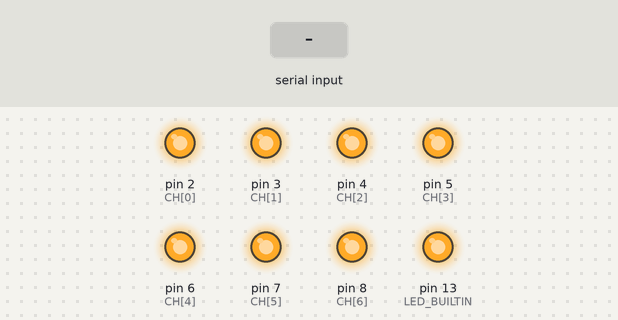
A sketch run on a simulated Arduino Leonardo, built with avr-gcc and run on an emulated ATmega32U4. Parts: output pins drawn as LEDs (lit = HIGH). The test bench sets the inputs (shaded band). What the sketch prints to the serial monitor is not drawn.

Above: at 1.2 s.
1.3 s: "M 45\n" received over the second serial link
2.8 s: "?\n" received over the second serial link
4.3 s: "90 45 200\n" received over the second serial link
Timing chart, 0 to 7.3 s (numbered marks = the images above; inputs shaded):
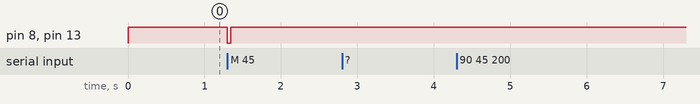

The sketch:

sketch.ino
```cpp
/* MixMind on the Arduino UNO Q -- the microcontroller (STM32) half.
 *
 * The Raspberry Pi sends one text line at a time over a 3-wire UART:
 *     Pi GPIO14 (TX, pin 8)  ->  UNO Q D0 (RX)
 *     Pi GPIO15 (RX, pin 10) <-  UNO Q D1 (TX)
 *     Pi GND    (pin 6)      --  UNO Q GND
 * Both sides are 3.3 V logic: no level shifter. That is Serial1 here -- on
 * the UNO Q, USB-C belongs to the Linux side and plain Serial goes to the
 * App Lab console, so neither can carry this link.
 *
 *   P<n> <ms>   run pump n (1-6) for ms      -> DONE (blocks for ms)
 *   M <ms>      run the stirrer (channel 7)  -> DONE (blocks for ms)
 *   X           every channel off, now       -> DONE
 *   ?           version                      -> MIXMIND v3 UNOQ
 * Anything else, or ms outside 0-30000       -> ERR, nothing moves.
 *
 * Every command is also echoed to the App Lab console, and the onboard LED
 * is lit while a channel runs -- so you can watch it work with no relays.
 */

const long BAUD   = 115200;
const int  CH[7]  = {2, 3, 4, 5, 6, 7, 8};   // pumps 1-6 on D2-D7, stirrer on D8
const bool ON     = LOW;     // cheap relay boards are active LOW
const bool OFF    = HIGH;    // swap these two if yours is backwards
const long MAX_MS = 30000;   // a units bug must not empty a bottle

void allOff() {
  for (int i = 0; i < 7; i++) digitalWrite(CH[i], OFF);
  digitalWrite(LED_BUILTIN, HIGH);          // UNO Q onboard LED: HIGH is off
}

void setup() {
  // digitalWrite BEFORE pinMode: no pump twitches on while the board boots.
  for (int i = 0; i < 7; i++) { digitalWrite(CH[i], OFF); pinMode(CH[i], OUTPUT); }
  pinMode(LED_BUILTIN, OUTPUT);
  allOff();
  Serial.begin(115200);                     // App Lab console, for watching
  Serial1.begin(BAUD);                      // the Pi
  Serial1.println("READY");
  Serial.println("MixMind UNO Q ready on Serial1 @ 115200");
}

void reply(const char *r, const String &cmd) {
  Serial1.println(r);
  Serial.print(cmd); Serial.print("  ->  "); Serial.println(r);
}

void fire(int i, long ms, const String &cmd) {
  if (ms < 0 || ms > MAX_MS) { reply("ERR", cmd); return; }
  digitalWrite(CH[i], ON);  digitalWrite(LED_BUILTIN, LOW);
  delay(ms);
  digitalWrite(CH[i], OFF); digitalWrite(LED_BUILTIN, HIGH);
  reply("DONE", cmd);
}

void loop() {
  if (!Serial1.available()) return;
  String c = Serial1.readStringUntil('\n');
  c.trim();
  if (c.length() == 0) return;

  char k = c.charAt(0);
  int sp = c.indexOf(' ');

  if (k == '?') {
    reply("MIXMIND v3 UNOQ", c);
  } else if (k == 'X') {
    allOff();
    reply("DONE", c);
  } else if (k == 'P') {                    // P3 2400 -> pump 3 for 2400 ms
    int ch = c.substring(1, sp < 0 ? c.length() : sp).toInt() - 1;
    if (sp < 0 || ch < 0 || ch > 5) { reply("ERR", c); return; }
    fire(ch, c.substring(sp + 1).toInt(), c);
  } else if (k == 'M') {                    // M 6000 -> stir six seconds
    if (sp < 0) { reply("ERR", c); return; }
    fire(6, c.substring(sp + 1).toInt(), c);
  } else {
    reply("ERR", c);
  }
}
```

Measured:
- after the input at 1.3 s, pin 8 (CH[6]), pin 13 (LED_BUILTIN): HIGH → LOW at once, → HIGH 0.05 s later
- after the input at 2.8 s, every drawn part: stays the same
- after the input at 4.3 s, every drawn part: stays the same
